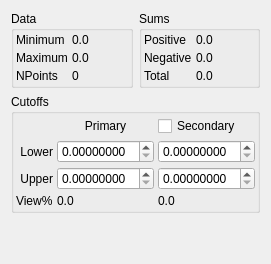
       <widget class="QWidget" name="DataCutoff">
        <attribute name="title">
         <string>Data / Cutoff</string>
        </attribute>
        <layout class="QVBoxLayout" name="verticalLayout">
         <item>
          <layout class="QHBoxLayout" name="horizontalLayout_4">
           <item>
            <widget class="QGroupBox" name="groupBox_2">
             <property name="title">
              <string>Data</string>
             </property>
             <layout class="QHBoxLayout" name="horizontalLayout_2">
              <property name="spacing">
               <number>4</number>
              </property>
              <property name="margin">
               <number>2</number>
              </property>
              <item>
               <layout class="QGridLayout" name="gridLayout">
                <item row="0" column="0">
                 <widget class="QLabel" name="label_39">
                  <property name="text">
                   <string>Minimum</string>
                  </property>
                 </widget>
                </item>
                <item row="0" column="1">
                 <widget class="QLabel" name="GridMinimumLabel">
                  <property name="sizePolicy">
                   <sizepolicy hsizetype="Expanding" vsizetype="Preferred">
                    <horstretch>0</horstretch>
                    <verstretch>0</verstretch>
                   </sizepolicy>
                  </property>
                  <property name="text">
                   <string>0.0</string>
                  </property>
                 </widget>
                </item>
                <item row="1" column="0">
                 <widget class="QLabel" name="label_38">
                  <property name="text">
                   <string>Maximum</string>
                  </property>
                 </widget>
                </item>
                <item row="1" column="1">
                 <widget class="QLabel" name="GridMaximumLabel">
                  <property name="sizePolicy">
                   <sizepolicy hsizetype="Expanding" vsizetype="Preferred">
                    <horstretch>0</horstretch>
                    <verstretch>0</verstretch>
                   </sizepolicy>
                  </property>
                  <property name="text">
                   <string>0.0</string>
                  </property>
                 </widget>
                </item>
                <item row="2" column="0">
                 <widget class="QLabel" name="label_2">
                  <property name="text">
                   <string>NPoints</string>
                  </property>
                 </widget>
                </item>
                <item row="2" column="1">
                 <widget class="QLabel" name="GridNPointsLabel">
                  <property name="text">
                   <string>0</string>
                  </property>
                 </widget>
                </item>
               </layout>
              </item>
             </layout>
            </widget>
           </item>
           <item>
            <widget class="QGroupBox" name="groupBox_4">
             <property name="title">
              <string>Sums</string>
             </property>
             <layout class="QHBoxLayout" name="horizontalLayout_3">
              <property name="spacing">
               <number>4</number>
              </property>
              <property name="margin">
               <number>2</number>
              </property>
              <item>
               <layout class="QGridLayout" name="gridLayout_3">
                <item row="4" column="0">
                 <widget class="QLabel" name="label_342343">
                  <property name="text">
                   <string>Total</string>
                  </property>
                 </widget>
                </item>
                <item row="2" column="0">
                 <widget class="QLabel" name="label_3">
                  <property name="text">
                   <string>Positive</string>
                  </property>
                 </widget>
                </item>
                <item row="3" column="0">
                 <widget class="QLabel" name="label_4">
                  <property name="text">
                   <string>Negative</string>
                  </property>
                 </widget>
                </item>
                <item row="2" column="1">
                 <widget class="QLabel" name="GridTotalPositiveSumLabel">
                  <property name="sizePolicy">
                   <sizepolicy hsizetype="Expanding" vsizetype="Preferred">
                    <horstretch>0</horstretch>
                    <verstretch>0</verstretch>
                   </sizepolicy>
                  </property>
                  <property name="text">
                   <string>0.0</string>
                  </property>
                 </widget>
                </item>
                <item row="3" column="1">
                 <widget class="QLabel" name="GridTotalNegativeSumLabel">
                  <property name="text">
                   <string>0.0</string>
                  </property>
                 </widget>
                </item>
                <item row="4" column="1">
                 <widget class="QLabel" name="GridTotalAbsoluteLabel">
                  <property name="text">
                   <string>0.0</string>
                  </property>
                 </widget>
                </item>
               </layout>
              </item>
             </layout>
            </widget>
           </item>
          </layout>
         </item>
         <item>
          <widget class="QGroupBox" name="groupBox_3">
           <property name="title">
            <string>Cutoffs</string>
           </property>
           <layout class="QHBoxLayout" name="horizontalLayout">
            <property name="spacing">
             <number>4</number>
            </property>
            <property name="margin">
             <number>2</number>
            </property>
            <item>
             <layout class="QGridLayout" name="gridLayout_2">
              <item row="1" column="1">
               <widget class="QLabel" name="label_37">
                <property name="text">
                 <string>Lower</string>
                </property>
                <property name="alignment">
                 <set>Qt::AlignRight|Qt::AlignTrailing|Qt::AlignVCenter</set>
                </property>
               </widget>
              </item>
              <item row="2" column="1">
               <widget class="QLabel" name="label_40">
                <property name="text">
                 <string>Upper</string>
                </property>
                <property name="alignment">
                 <set>Qt::AlignRight|Qt::AlignTrailing|Qt::AlignVCenter</set>
                </property>
               </widget>
              </item>
              <item row="2" column="2">
               <widget class="QDoubleSpinBox" name="GridUpperCutoffSpin">
                <property name="sizePolicy">
                 <sizepolicy hsizetype="Expanding" vsizetype="Fixed">
                  <horstretch>0</horstretch>
                  <verstretch>0</verstretch>
                 </sizepolicy>
                </property>
                <property name="decimals">
                 <number>8</number>
                </property>
                <property name="singleStep">
                 <double>0.001000000000000</double>
                </property>
               </widget>
              </item>
              <item row="1" column="2">
               <widget class="QDoubleSpinBox" name="GridLowerCutoffSpin">
                <property name="sizePolicy">
                 <sizepolicy hsizetype="Expanding" vsizetype="Fixed">
                  <horstretch>0</horstretch>
                  <verstretch>0</verstretch>
                 </sizepolicy>
                </property>
                <property name="decimals">
                 <number>8</number>
                </property>
                <property name="singleStep">
                 <double>0.000000000000000</double>
                </property>
               </widget>
              </item>
              <item row="0" column="2">
               <widget class="QLabel" name="label_5">
                <property name="text">
                 <string>Primary</string>
                </property>
                <property name="alignment">
                 <set>Qt::AlignCenter</set>
                </property>
               </widget>
              </item>
              <item row="1" column="3">
               <widget class="QDoubleSpinBox" name="GridLowerCutoff2Spin">
                <property name="sizePolicy">
                 <sizepolicy hsizetype="Expanding" vsizetype="Fixed">
                  <horstretch>0</horstretch>
                  <verstretch>0</verstretch>
                 </sizepolicy>
                </property>
                <property name="decimals">
                 <number>8</number>
                </property>
                <property name="singleStep">
                 <double>0.000000000000000</double>
                </property>
               </widget>
              </item>
              <item row="2" column="3">
               <widget class="QDoubleSpinBox" name="GridUpperCutoff2Spin">
                <property name="sizePolicy">
                 <sizepolicy hsizetype="Expanding" vsizetype="Fixed">
                  <horstretch>0</horstretch>
                  <verstretch>0</verstretch>
                 </sizepolicy>
                </property>
                <property name="decimals">
                 <number>8</number>
                </property>
                <property name="singleStep">
                 <double>0.001000000000000</double>
                </property>
               </widget>
              </item>
              <item row="0" column="3">
               <widget class="QCheckBox" name="GridSecondaryCutoffCheck">
                <property name="text">
                 <string>Secondary</string>
                </property>
               </widget>
              </item>
              <item row="3" column="1">
               <widget class="QLabel" name="label_9">
                <property name="text">
                 <string>View%</string>
                </property>
               </widget>
              </item>
              <item row="3" column="2">
               <widget class="QLabel" name="GridPrimaryPercentLabel">
                <property name="toolTip">
                 <string>Percentage of total grid density drawn in primary surface</string>
                </property>
                <property name="text">
                 <string>0.0</string>
                </property>
               </widget>
              </item>
              <item row="3" column="3">
               <widget class="QLabel" name="GridSecondaryPercentLabel">
                <property name="toolTip">
                 <string>Percentage of total grid density drawn in secondary surface</string>
                </property>
                <property name="text">
                 <string>0.0</string>
                </property>
               </widget>
              </item>
             </layout>
            </item>
           </layout>
          </widget>
         </item>
         <item>
          <spacer name="verticalSpacer">
           <property name="orientation">
            <enum>Qt::Vertical</enum>
           </property>
           <property name="sizeHint" stdset="0">
            <size>
             <width>20</width>
             <height>40</height>
            </size>
           </property>
          </spacer>
         </item>
        </layout>
       </widget>
